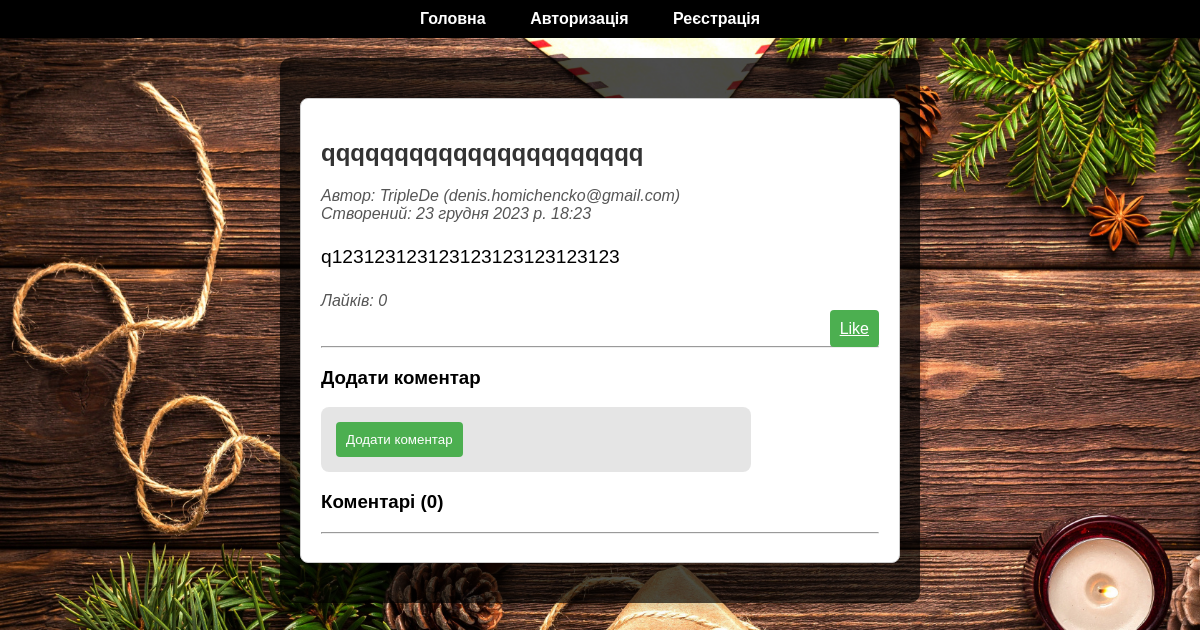
The app's page /post/17/ with its own data.
### blog/models.py (models this page shows, shortened)
class Post(models.Model):
    title = models.CharField(max_length=200)
    content = models.TextField()
    created_at = models.DateTimeField(auto_now_add=True)
    author = models.ForeignKey(User, on_delete=models.CASCADE)

### blog/views.py (the view)
# urls.py: path('post/<int:pk>/', post_detail, name='post_detail'),
def post_detail(request, pk):
    post = Post.objects.get(pk=pk)
    likes_count = post.like_set.filter(is_like=True).count()
    comments = post.comment_set.all().order_by('-created_at')
    return render(request, 'blog/post_detail.html', {'post': post, 'likes_count': likes_count, 'comments': comments})

### blog/templates/blog/post_detail.html (shortened to what this page needs)
{% extends 'blog/base.html' %}
{% block content %}
    <div class="post-detail">
        <h2>{{ post.title }}</h2>
        <p class="post-info">
            Автор: {{ post.author.username }} ({{ post.author.email }}) <br>
            Створений: {{ post.created_at }}
        </p>
        <p class="post-content">{{ post.content }}</p>
        <p class="post-info">Лайків: {{ likes_count }}</p>
        <div class="button-container">
            <a href="{% url 'like_post' post.id %}" class="btn btn-primary like-button">Like</a>
        </div>
        <hr>
        <div class="add-comment">
            <h3>Додати коментар</h3>
            <form method="post" action="{% url 'add_comment' post.id %}" class="comment-form">
                <button type="submit" class="btn btn-primary" onclick="return validateComment()">Додати коментар</button>
            </form>
        </div>
        <h3 id="comments-header" style="cursor: pointer;">Коментарі ({{ post.comment_set.count }})</h3>
        <hr>
    </div>
{% endblock %}

### blog/templates/blog/post_detail.html (style rules this page uses)
.post-detail { max-width: 800px; margin: 20px auto; padding: 20px; background-color: #fff; border: 1px solid #ccc; border-radius: 8px; }
.post-content { font-size: 1.2em; line-height: 1.6; }
.post-info { font-style: italic; color: #555; margin-bottom: 10px; }
.button-container { text-align: right; }
.like-button { background-color: #4caf50; color: #fff; padding: 10px; border: none; border-radius: 4px; cursor: pointer; }
.btn-primary { background-color: #4caf50; color: #fff; padding: 10px; border: none; border-radius: 4px; cursor: pointer; }
.comment-form { max-width: 400px; margin-top: 10px; }

### records on screen
Post: title "qqqqqqqqqqqqqqqqqqqqqq", author.username "TripleDe", author.email "denis.homichencko@gmail.com", created_at "23 грудня 2023 р. 18:23", content "q123123123123123123123123123", comment_set.count "0"

### other values on screen
{{ likes_count }} "0"
